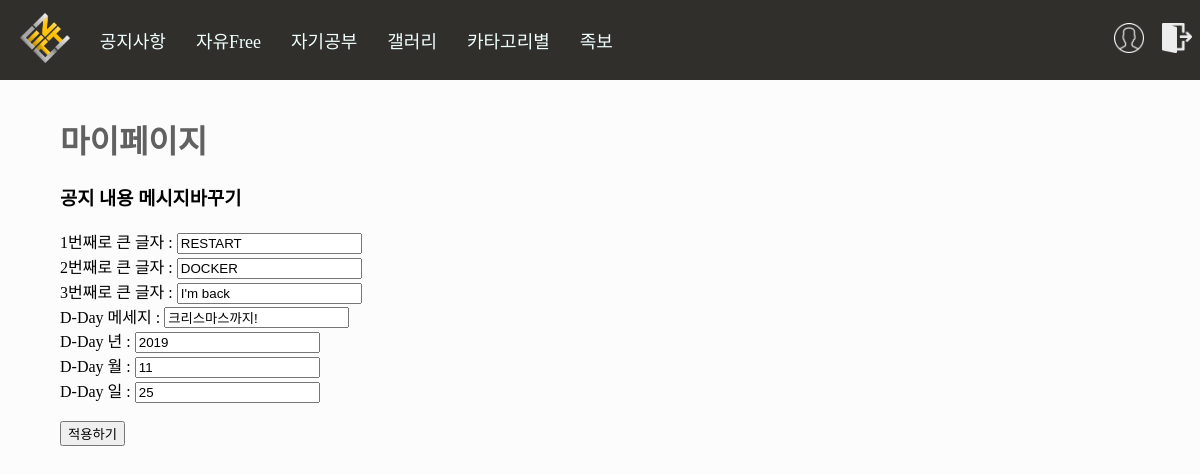
Screenshot of /account/main_message/ (signed in) with the database file from the repository.
### account/models.py (models this page shows, shortened)
class Main_Message(models.Model): #메인페이지에 있는 영어들 관리자가 직접 수정할 수 있도록 만들기 위해서 만든 것!
    big_message = models.TextField(max_length=30)
    middle_message = models.TextField(max_length=30)
    low_message = models.TextField(max_length=30)
    d_day_message = models.TextField(max_length=30)
    d_day_year = models.CharField(max_length=30)
    d_day_month = models.CharField(max_length=30)
    d_day_day = models.CharField(max_length=30)

### account/views.py (the view, shortened to what this page needs)
# urls.py: path('main_message/', views.main_message, name='main_message'),
@login_required(login_url='/account/login/')
def main_message(request):
    profile = Profile.objects.get(user__username=request.user)
    if profile.UserType == "99" or profile.UserType == "98":
        Main_Message_Show = Main_Message.objects.get(id=1)
        content={
            "big_message":Main_Message_Show.big_message,
            "middle_message":Main_Message_Show.middle_message,
            "low_message":Main_Message_Show.low_message,
            "d_day_message":Main_Message_Show.d_day_message,
            "d_day_year":Main_Message_Show.d_day_year,
            "d_day_month":Main_Message_Show.d_day_month,
            "d_day_day":Main_Message_Show.d_day_day
        }
        return render(request, "main_message.html", content)
    else:
        return redirect("/account/mypage/")

### account/templates/main_message.html (shortened to what this page needs)
{%extends 'base.html'%}
{%block contents%}
<div style="margin:3% 5%; height:55%;">
    <h1><a href="../mypage/">마이페이지</a></h1>
    <h3>공지 내용 메시지바꾸기</h3>
<form method="POST" action="{%url 'main_message'%}">
    1번째로 큰 글자 : <input type="text" name="big_message" value="{{big_message}}" required/><br>
    2번째로 큰 글자 : <input type="text" name="middle_message" value="{{middle_message}}" required/><br>
    3번째로 큰 글자 : <input type="text" name="low_message" value="{{low_message}}" required/><br>
    D-Day 메세지 : <input type="text" name="d_day_message" value="{{d_day_message}}" required/><br>
    D-Day 년 : <input type="text" name="d_day_year" value="{{d_day_year}}" required/><br>
    D-Day 월 : <input type="text" name="d_day_month" value="{{d_day_month}}" required/><br>
    D-Day 일 : <input type="text" name="d_day_day" value="{{d_day_day}}" required/><br><br>
    <input type="submit" value="적용하기">
</form>
</div>
{%endblock%}

### rows the page displays
Main_Message: big_message "RESTART", middle_message "DOCKER", low_message "I'm back", d_day_message "크리스마스까지!", d_day_year "2019", d_day_month "11", d_day_day "25"
